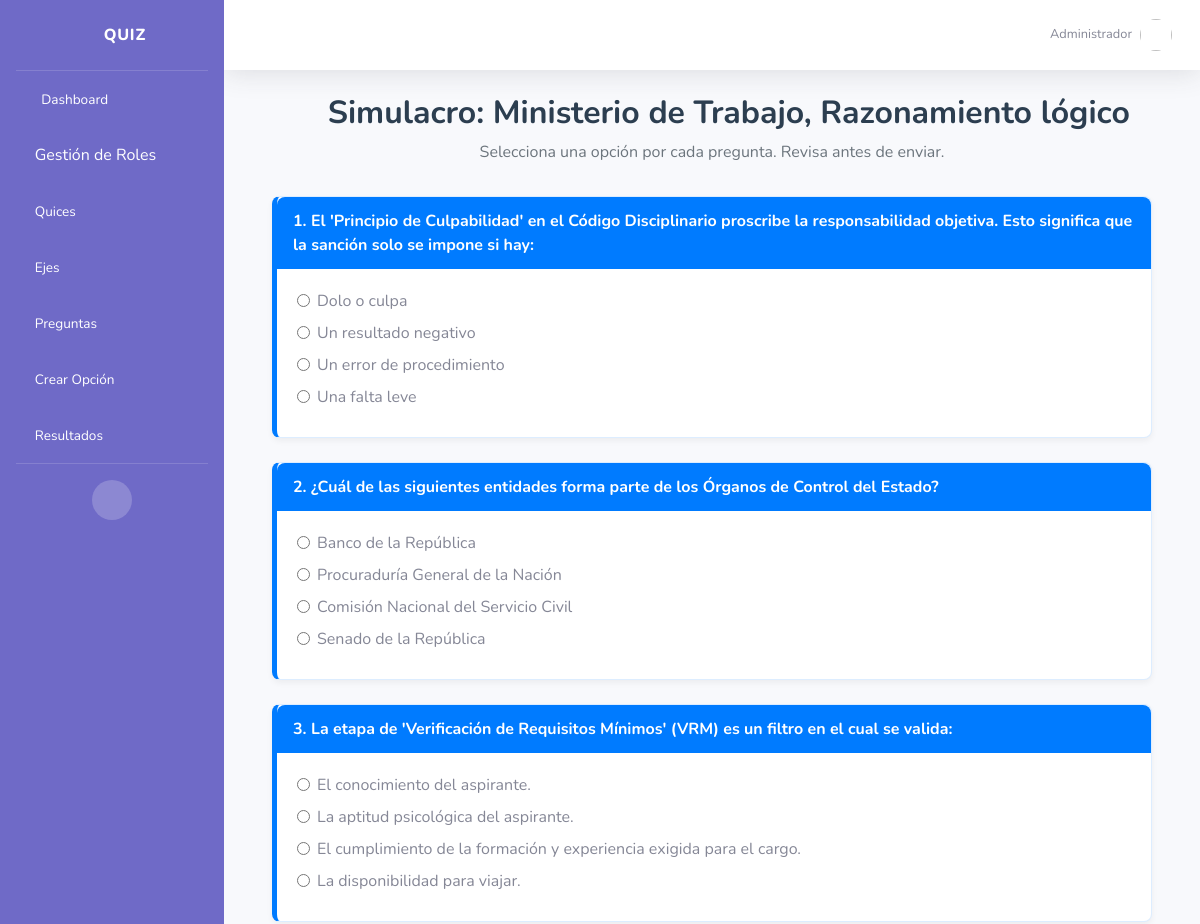
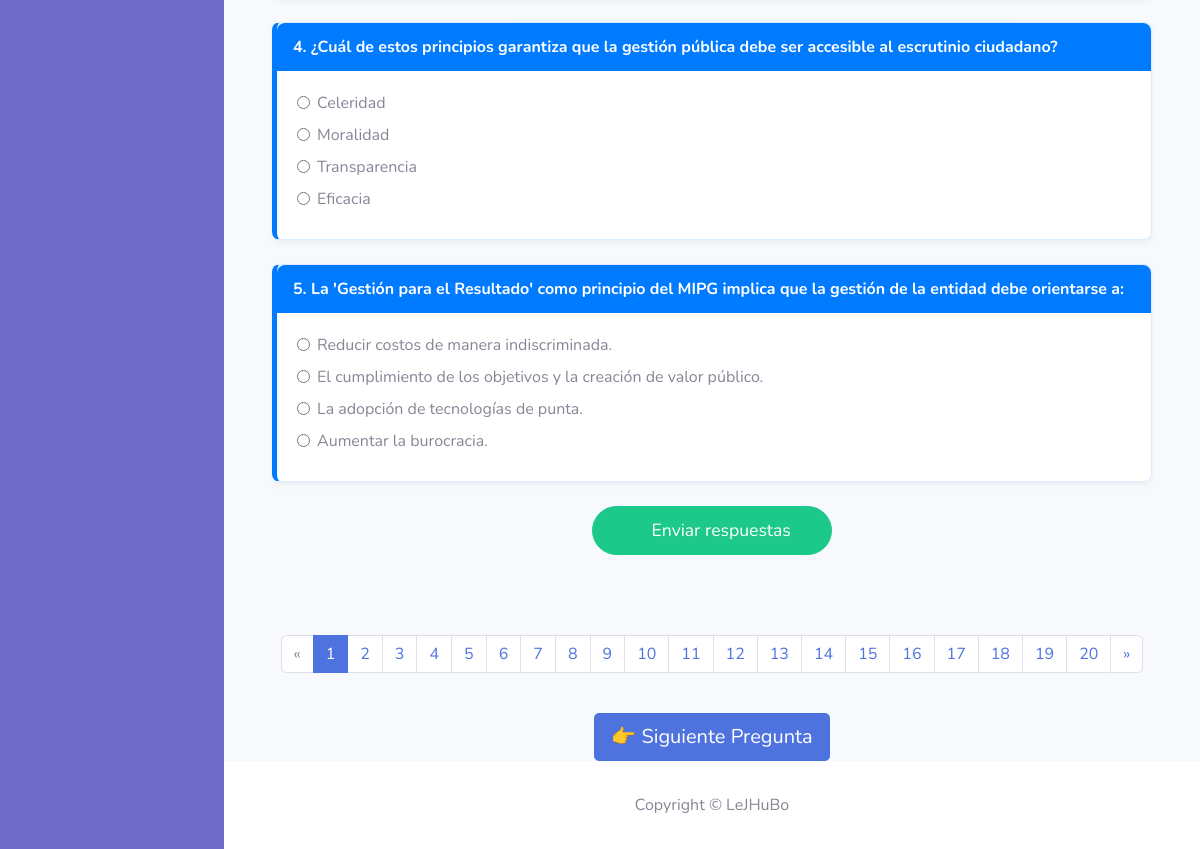
Screenshot of /quiz/1/presentar/ (signed in) with the database file from the repository (2 pictures, top to bottom).
### core/models.py (models this page shows, shortened)
class PerfilUsuario(models.Model):
    ROLES = [
        ('admin', 'Administrador'),
        ('estudiante', 'Estudiante'),
    ]
    user = models.OneToOneField(User, on_delete=models.CASCADE)
    nombre = models.CharField(max_length=100)
    rol = models.CharField(max_length=20, choices=ROLES, default='estudiante')
    foto = models.ImageField(upload_to='usuarios/fotos/', null=True, blank=True)

class EjeTematico(models.Model):
    nombre = models.CharField(max_length=255)
    descripcion = models.TextField(blank=True)
    quiz = models.ForeignKey(Quiz, on_delete=models.CASCADE, related_name="ejes")

class Pregunta(models.Model):
    TIPO_PREGUNTA = [
        ('VF', 'Verdadero/Falso'),
        ('UNICA', 'Opción Única'),
    ]
    texto = models.TextField()
    tipo = models.CharField(max_length=10, choices=TIPO_PREGUNTA)
    eje = models.ForeignKey(EjeTematico, on_delete=models.CASCADE, related_name="preguntas")

class Opcion(models.Model):
    pregunta = models.ForeignKey(Pregunta, on_delete=models.CASCADE, related_name="opciones")
    texto = models.CharField(max_length=255)
    es_correcta = models.BooleanField(default=False)

### core/views/quiz.py (the view, shortened to what this page needs)
# urls.py: path('quiz/<int:eje_id>/presentar/', presentar_quiz_view, name='presentar_quiz'),
@login_required
def presentar_quiz_view(request, eje_id):
    eje = get_object_or_404(EjeTematico, id=eje_id)
    cantidad = int(request.GET.get("cantidad", 100))
    if "preguntas_quiz" not in request.session:
        todas_preguntas = list(Pregunta.objects.filter(eje=eje).prefetch_related('opciones'))
        seleccionadas = random.sample(todas_preguntas, min(cantidad, len(todas_preguntas)))
        request.session["preguntas_quiz"] = [p.id for p in seleccionadas]
        request.session["respuestas_quiz"] = {}
    preguntas_ids = request.session.get("preguntas_quiz", [])
    preguntas_queryset = Pregunta.objects.filter(id__in=preguntas_ids).prefetch_related('opciones').order_by('id')
    paginator = Paginator(preguntas_queryset, 5)
    page_number = int(request.GET.get("page", 1))
    preguntas = paginator.get_page(page_number)
    return render(request, "quiz/presentar_quiz.html", {
        "eje": eje,
        "preguntas": preguntas,
    })

### core/templates/quiz/presentar_quiz.html (shortened to what this page needs)
{% extends "index.html" %} {% load static %} {% block content %}
<div class="container mt-4">
    <div class="text-center">
        <h2 class="simulacro-title"><i class="fas fa-graduation-cap"></i> Simulacro: {{ eje.nombre }}</h2>
        <p class="simulacro-description">Selecciona una opción por cada pregunta. Revisa antes de enviar.</p>
    </div>
    <form method="post" class="mb-5">
        {% csrf_token %} {% for pregunta in preguntas %}
        <div class="card custom-card mb-4">
            <div class="custom-card-header">
                {{ forloop.counter0|add:preguntas.start_index }}. {{ pregunta.texto }}
            </div>
            <div class="card-body">
                {% for opcion in pregunta.opciones.all %}
                <div class="form-check mb-2">
                    <input class="form-check-input" type="radio" name="pregunta_{{ pregunta.id }}" id="opcion_{{ opcion.id }}" value="{{ opcion.id }}" required>
                    <label class="form-check-label" for="opcion_{{ opcion.id }}">
                        {{ opcion.texto }}
                    </label>
                </div>
                {% endfor %}
            </div>
        </div>
        {% endfor %}
        <div class="text-center">
            <button type="submit" class="btn btn-success btn-enviar">
                <i class="fas fa-paper-plane"></i> Enviar respuestas
            </button>
        </div>
    </form>
    <div class="d-flex justify-content-center">
        <nav aria-label="Navegación de páginas">
            <ul class="pagination">
                {% if preguntas.has_previous %}
                <li class="page-item">
                    <a class="page-link" href="?page={{ preguntas.previous_page_number }}" aria-label="Anterior">
                        <span aria-hidden="true">&laquo;</span>
                    </a>
                </li>
                {% else %}
                <li class="page-item disabled">
                    <a class="page-link" href="#" aria-label="Anterior">
                        <span aria-hidden="true">&laquo;</span>
                    </a>
                </li>
                {% endif %} {% for num in preguntas.paginator.page_range %}
                <li class="page-item {% if preguntas.number == num %}active{% endif %}">
                    <a class="page-link" href="?page={{ num }}">{{ num }}</a>
                </li>
                {% endfor %} {% if preguntas.has_next %}
                <li class="page-item">
                    <a class="page-link" href="?page={{ preguntas.next_page_number }}" aria-label="Siguiente">
                        <span aria-hidden="true">&raquo;</span>
                    </a>
                </li>
                {% else %}
                <li class="page-item disabled">
                    <a class="page-link" href="#" aria-label="Siguiente">
                        <span aria-hidden="true">&raquo;</span>
                    </a>
                </li>
                {% endif %}
            </ul>
        </nav>
    </div>
    {% if preguntas.has_next %}
    <div class="text-center mt-4">
        <a href="?page={{ preguntas.next_page_number }}" class="btn btn-primary btn-lg">
            👉 Siguiente Pregunta
        </a>
    </div>
    {% endif %}
</div>
{% endblock %}

### core/templates/partials/topbar.html (shortened to what this page needs)
<nav class="navbar navbar-expand navbar-light bg-white topbar mb-4 shadow">
    <ul class="navbar-nav ml-auto">
        <li class="nav-item dropdown no-arrow">
            <a class="nav-link dropdown-toggle" href="#" id="userDropdown" data-toggle="dropdown">
                <div class="d-flex align-items-center">
                    <div class="text-right mr-2 d-none d-lg-inline">
                        <div class="text-muted small">
                            {{ request.user.perfilusuario.get_rol_display }}
                        </div>
                    </div>
                    <img class="img-profile rounded-circle" src="{% if request.user.perfilusuario.foto %}
                                {{ request.user.perfilusuario.foto.url }}
                              {% else %}
                              {% endif %}">
                </div>
            </a>
        </li>
    </ul>
</nav>

### core/templates/index.html (style rules this page uses)
body { background-color: #F7FAFC; }

### core/templates/quiz/presentar_quiz.html (style rules this page uses)
body { background-color: #f8f9fa; }
.simulacro-title { font-size: 2rem; font-weight: bold; color: #2c3e50; }
.simulacro-description { font-size: 1rem; color: #6c757d; margin-bottom: 2rem; }
.custom-card { border: 1px solid #007bff22; border-left: 5px solid #007bff; border-radius: 8px; box-shadow: 0 3px 6px rgba(0, 0, 0, 0.05); transition: box-shadow 0.3s ease; }
.custom-card-header { background-color: #007bff; color: white; padding: 12px 16px; border-radius: 8px 8px 0 0; font-weight: bold; }
.form-check-label { cursor: pointer; transition: color 0.2s ease; }
.btn-enviar { font-size: 1.1rem; padding: 10px 40px; border-radius: 30px; }
.pagination { margin-top: 2rem; }

### rows the page displays
EjeTematico: nombre "Ministerio de Trabajo, Razonamiento lógico"
Pregunta: texto "El 'Principio de Culpabilidad' en el Código Disciplinario proscribe la responsabilidad objetiva. Esto significa que la sanción solo se impone si hay:"
Opcion: texto "Dolo o culpa"
Opcion: texto "Un resultado negativo"
Opcion: texto "Un error de procedimiento"
Opcion: texto "Una falta leve"
Pregunta: texto "¿Cuál de las siguientes entidades forma parte de los Órganos de Control del Estado?"
Opcion: texto "Banco de la República"
Opcion: texto "Procuraduría General de la Nación"
Opcion: texto "Comisión Nacional del Servicio Civil"
Opcion: texto "Senado de la República"
Pregunta: texto "La etapa de 'Verificación de Requisitos Mínimos' (VRM) es un filtro en el cual se valida:"
Opcion: texto "El conocimiento del aspirante."
Opcion: texto "La aptitud psicológica del aspirante."
Opcion: texto "El cumplimiento de la formación y experiencia exigida para el cargo."
Opcion: texto "La disponibilidad para viajar."
Pregunta: texto "¿Cuál de estos principios garantiza que la gestión pública debe ser accesible al escrutinio ciudadano?"
Opcion: texto "Celeridad"
Opcion: texto "Moralidad"
Opcion: texto "Transparencia"
Opcion: texto "Eficacia"
Pregunta: texto "La 'Gestión para el Resultado' como principio del MIPG implica que la gestión de la entidad debe orientarse a:"
Opcion: texto "Reducir costos de manera indiscriminada."
Opcion: texto "El cumplimiento de los objetivos y la creación de valor público."
Opcion: texto "La adopción de tecnologías de punta."
Opcion: texto "Aumentar la burocracia."

### other values shown
{{ request.user.perfilusuario.get_rol_display }} "Administrador"
{{ num }} "1" "2" "3" "4" "5" "6" "7" "8" "9" "10" "11" "12" "13" "14" "15" "16" "17" "18" "19" "20"
